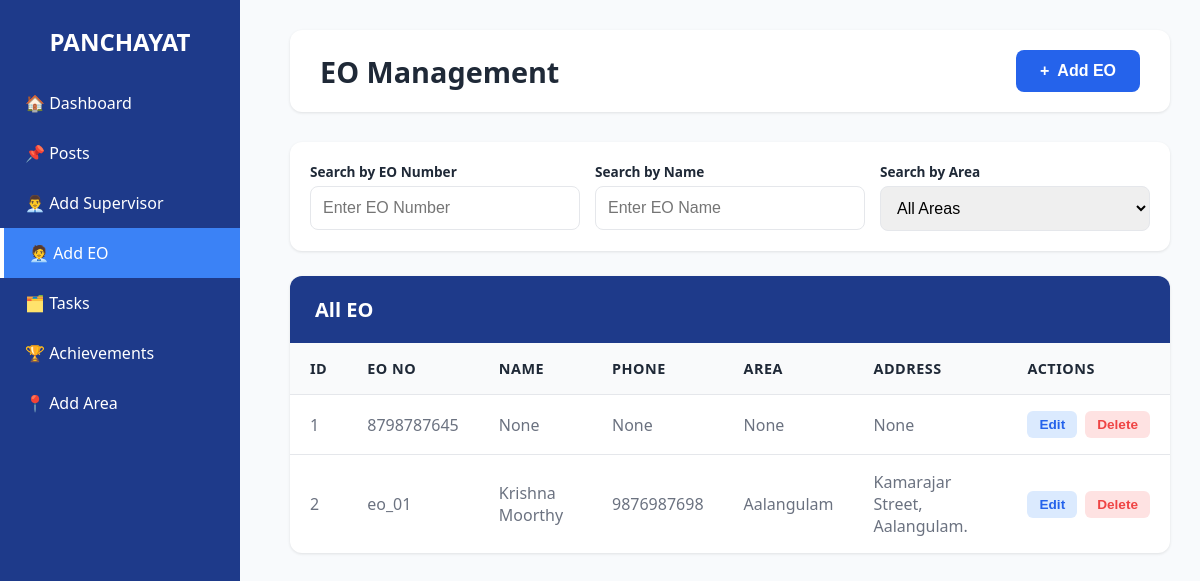
The page /addeo/ on the database its author committed.
### myapp/models.py (models this page shows)
class EOSignup(models.Model):
    eo_number = models.CharField(max_length=20, unique=True, null=True)
    password = models.CharField(max_length=128, null=True)  # store plain text only if really necessary; otherwise hash
    conpass = models.CharField(max_length=128, null=True)
    area = models.CharField(max_length=100, null=True)
    eo_name = models.CharField(max_length=100, null=True)
    phone = models.CharField(max_length=15, unique=True, null=True)
    address = models.TextField(null=True)

### myapp/views.py (the view, shortened to what this page needs)
# urls.py: path("addeo/", views.Add_eo, name="Add_eo"),
def Add_eo(request):
    eos=EOSignup.objects.all()
    areas=Area.objects.all()
    return render(request, "Add_EO.html",{"eos":eos, "areas":areas})

### myapp/templates/Add_EO.html (shortened to what this page needs)
<!DOCTYPE html>
<html lang="en">
<head>
</head>
<body>
  <div class="sidebar">
    <h2 style="text-align:center; margin-bottom:20px;">PANCHAYAT</h2>
    <div class="menu">
      <a href="{% url 'Mainpageadmin' %}">🏠 Dashboard</a>
      <a href="{% url 'Posts' %}">📌 Posts</a>
      <a href="{% url 'Add_supervisor' %}">👨‍💼 Add Supervisor</a>
      <a href="{% url 'Add_eo' %}" class="active">🧑‍💼 Add EO</a>
      <a href="{% url 'Tasks' %}">🗂️ Tasks</a>
      <a href="{% url 'achievment' %}">🏆 Achievements</a>
      <a href="{% url 'Add_area' %}">📍 Add Area</a>
    </div>
  </div>
  <div class="main-content">
    <div class="header">
      <h1>EO Management</h1>
      <button class="add-btn" onclick="openModal()">
        <span>+</span> Add EO
      </button>
    </div>
    <div class="search-bar">
      <div class="search-field">
        <div class="search-label">Search by EO Number</div>
        <input type="text" id="searchNumber" placeholder="Enter EO Number">
      </div>
      <div class="search-field">
        <div class="search-label">Search by Name</div>
        <input type="text" id="searchName" placeholder="Enter EO Name">
      </div>
      <div class="search-field">
        <div class="search-label">Search by Area</div>
        <select id="searchArea">
          <option value="">All Areas</option>
        </select>
      </div>
    </div>
    <div class="table-container">
      <div class="table-header">
        <h2>All EO</h2>
      </div>
      <table id="eoTable">
        <thead>
          <tr>
            <th>ID</th>
            <th>EO No</th>
            <th>Name</th>
            <th>Phone</th>
            <th>Area</th>
            <th>Address</th>
            <th>Actions</th>
          </tr>
        </thead>
        <tbody id="eoBody">
          {% if eos %}
            {% for eo in eos %}
            <tr data-id="{{ eo.id }}">
              <td>{{ eo.id }}</td>
              <td>{{ eo.eo_number }}</td>
              <td>{{ eo.eo_name }}</td>
              <td>{{ eo.phone }}</td>
              <td>{{ eo.area }}</td>
              <td>{{ eo.address }}</td>
              <td>
                <div class="action-btns">
                  <button class="btn-edit" onclick="editEO('{{ eo.id }}', '{{ eo.eo_number }}', '{{ eo.eo_name }}', '{{ eo.phone }}', '{{ eo.area }}', '{{ eo.address|escapejs }}')">Edit</button>
                  <button class="btn-delete" onclick="deleteEO('{{ eo.id }}', '{{ eo.eo_name }}')">Delete</button>
                </div>
              </td>
            </tr>
            {% endfor %}
          {% else %}
            <tr>
              <td colspan="7" style="text-align: center; padding: 40px; color: #9ca3af;">
                No EO found. Click "Add EO" to add one.
              </td>
            </tr>
          {% endif %}
        </tbody>
      </table>
    </div>
  </div>
</body>
</html>

### myapp/templates/Add_EO.html (style rules this page uses)
* { margin: 0; padding: 0; box-sizing: border-box; }
:root { --primary-blue: #2563eb; --dark-blue: #1e40af; --sidebar-bg: #1e3a8a; --text-dark: #1f2937; --text-light: #6b7280; --border-color: #e5e7eb; --danger-red: #ef4444; }
body { font-family: "Segoe UI", Tahoma, Geneva, Verdana, sans-serif; background-color: #f8fafc; color: var(--text-dark); }
.sidebar { width: 240px; height: 100vh; background: var(--sidebar-bg); color: white; padding: 25px 0; position: fixed; top: 0; left: 0; }
.menu a { display: block; padding: 14px 25px; color: white; font-size: 16px; text-decoration: none; transition: 0.2s; }
.active { background: #3b82f6; border-left: 4px solid white; }
.main-content { margin-left: 260px; padding: 30px; }
.header { display: flex; justify-content: space-between; background: white; padding: 20px 30px; border-radius: 12px; margin-bottom: 30px; box-shadow: 0 1px 3px rgba(0,0,0,0.1); align-items: center; }
.header h1 { font-size: 1.8em; color: var(--text-dark); }
.add-btn { background: var(--primary-blue); color: white; padding: 12px 24px; font-size: 1em; font-weight: 600; border-radius: 8px; border: none; cursor: pointer; display: flex; align-items: center; gap: 8px; transition: all 0.3s; }
.search-bar { display: flex; gap: 15px; background: white; padding: 20px; margin-bottom: 25px; border-radius: 12px; box-shadow: 0 1px 3px rgba(0,0,0,0.1); }
.search-field { flex: 1; }
.search-label { font-size: 0.85em; margin-bottom: 5px; font-weight: 600; color: var(--text-dark); }
.search-bar input, .search-bar select { padding: 12px; border: 1px solid var(--border-color); border-radius: 8px; width: 100%; font-size: 1em; transition: 0.3s; }
.table-container { background: white; border-radius: 12px; overflow: hidden; box-shadow: 0 1px 3px rgba(0,0,0,0.1); }
.table-header { padding: 20px 25px; background: #1e3a8a; color: white; display: flex; justify-content: space-between; align-items: center; }
.table-header h2 { font-size: 20px; font-weight: 600; }
table { width: 100%; border-collapse: collapse; }
th { padding: 16px 20px; text-align: left; font-weight: 600; color: var(--text-dark); font-size: 0.9em; text-transform: uppercase; letter-spacing: 0.5px; background: #f9fafb; }
td { padding: 16px 20px; border-top: 1px solid var(--border-color); color: var(--text-light); }
tbody tr { transition: background-color 0.2s; }
.action-btns { display: flex; gap: 8px; }
.btn-edit, .btn-delete { padding: 6px 12px; border: none; border-radius: 6px; cursor: pointer; font-size: 0.85em; font-weight: 600; transition: all 0.2s; }
.btn-edit { background: #dbeafe; color: var(--primary-blue); }
.btn-delete { background: #fee2e2; color: var(--danger-red); }

### rows shown on the page
EOSignup: id "1", eo_number "8798787645", eo_name "None", phone "None", area "None", address "None"
EOSignup: id "2", eo_number "eo_01", eo_name "Krishna Moorthy", phone "9876987698", area "Aalangulam", address "Kamarajar Street, Aalangulam."
